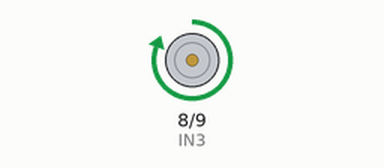
A sketch run on a simulated Arduino Uno, built with avr-gcc and run on an emulated ATmega328P. On the bench: motor-driver pin pairs drawn as motors (green arrow = first pin HIGH = forward, orange = second pin HIGH = backward, longer = more drive, scaled by the enable pin).

Above: at 2.5 s.
At 7.5 s:
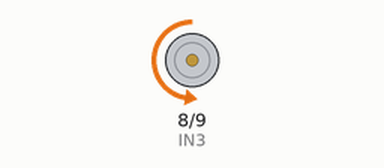
Timing chart, 0 to 13.0 s (numbered marks = the images above):
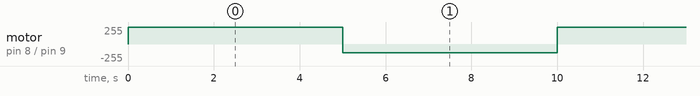

The sketch:

test_PCB.ino
```cpp
// Motor A
//int ENA = 10;
//int IN1 = 8;
//int IN2 = 9;

// Motor B
int ENB = 3;
int IN3 = 8;
int IN4 = 9;

void setup ()
{
 // Declaramos todos los pines como salidas
 //pinMode (ENA, OUTPUT);
 Serial.begin(9600);
 pinMode (ENB, OUTPUT);
 //pinMode (IN1, OUTPUT);
 //pinMode (IN2, OUTPUT);
 pinMode (IN3, OUTPUT);
 pinMode (IN4, OUTPUT);
}

void loop() {
  // put your main code here, to run repeatedly:
  Adelante();
  delay(5000);
  Atras ();
  delay(5000);
}

void Adelante()
{
 //Direccion motor A
 //digitalWrite (IN1, HIGH);
 //digitalWrite (IN2, LOW);
 //analogWrite (ENA, 255); //Velocidad motor A
 //Direccion motor B
 digitalWrite (IN3, HIGH);
 digitalWrite (IN4, LOW);
 analogWrite (ENB, 255); //Velocidad motor B
}
void Atras ()
{
 //Direccion motor A
 //digitalWrite (IN1, LOW);
 //digitalWrite (IN2, HIGH);
 //analogWrite (ENA, 128); //Velocidad motor A
 //Direccion motor B
 digitalWrite (IN3, LOW);
 digitalWrite (IN4, HIGH);
 analogWrite (ENB, 128); //Velocidad motor B
}
```

Measured:
- by itself, motor on pin 8 (IN3) / pin 9 (IN4): alternates forward 255/255 for 5.0 s and backward 128/255 for 5.0 s
